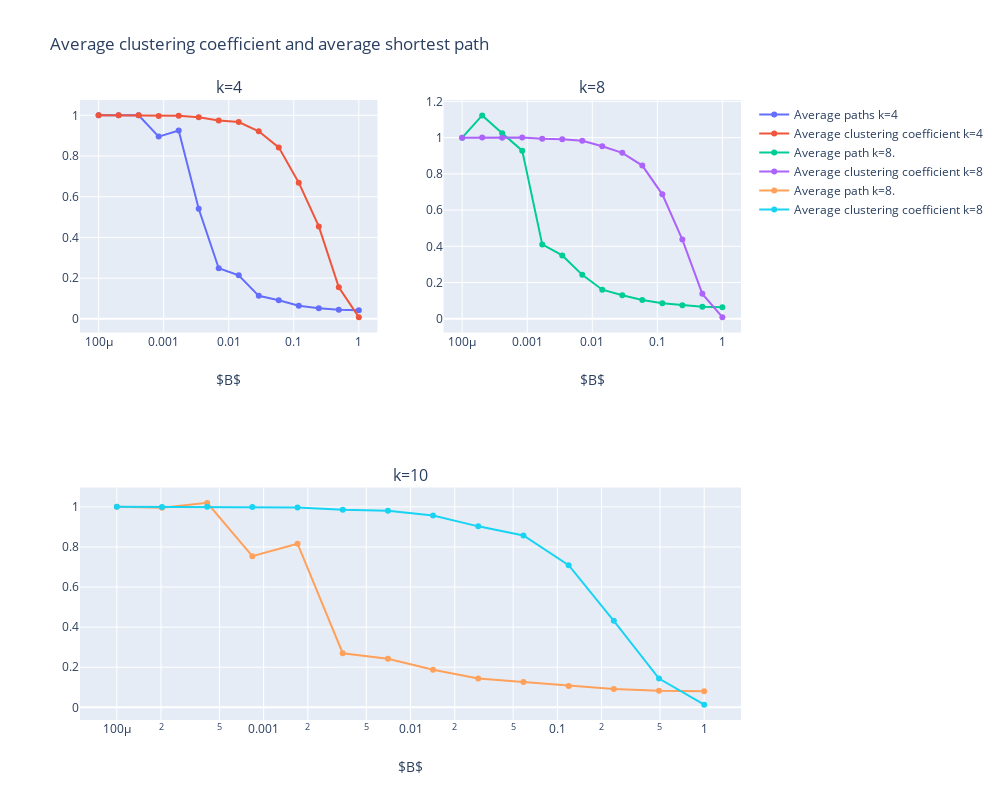

Write notebook code for a chart like this one.
### Code cell
fig = make_subplots(
    rows=2, cols=2,
    specs=[[{}, {}],
           [{"colspan": 2}, None]],
    subplot_titles=("k=4","k=8", "k=10")

)

fig.add_trace(
    trace1,
    row=1, col=1
)
fig.add_trace(
    trace2,
    row=1, col=1
)
fig.add_trace(
    trace3,
    row=1, col=2
)
fig.add_trace(
    trace4,
    row=1, col=2
)
fig.add_trace(
    trace5,
    row=2, col=1
)
fig.add_trace(
    trace6,
    row=2, col=1
)
fig.update_xaxes(type="log", title_text="$B$")
fig.update_xaxes(type="log", title_text="$B$")
fig.update_xaxes(type="log", title_text="$B$")
fig.update_layout(title_text="Average clustering coefficient and average shortest path", height=800, width=1000)
fig.show()

### Figure 1 — Plotly figure (JSON) as saved in the notebook; plotly's stock layout.template omitted (floating-point values rounded to 4 significant figures)
{"data": [{"mode": "lines+markers", "name": "Average paths k=4", "type": "scatter", "x": [0.0001, 0.0002031, 0.0004125, 0.0008377, 0.001701, 0.003455, 0.007017, 0.01425, 0.02894, 0.05878, 0.1194, 0.2424, 0.4924, 1], "xaxis": "x", "y": [1, 1, 1, 0.8957, 0.9253, 0.541, 0.2487, 0.2137, 0.1131, 0.09111, 0.06437, 0.05249, 0.04475, 0.04248], "yaxis": "y"}, {"mode": "lines+markers", "name": "Average clustering coefficient k=4", "type": "scatter", "x": [0.0001, 0.0002031, 0.0004125, 0.0008377, 0.001701, 0.003455, 0.007017, 0.01425, 0.02894, 0.05878, 0.1194, 0.2424, 0.4924, 1], "xaxis": "x", "y": [1, 1, 1, 0.9972, 0.9979, 0.9903, 0.9752, 0.9675, 0.9219, 0.8427, 0.6694, 0.4542, 0.155, 0.008557], "yaxis": "y"}, {"mode": "lines+markers", "name": "Average path k=8.", "type": "scatter", "x": [0.0001, 0.0002031, 0.0004125, 0.0008377, 0.001701, 0.003455, 0.007017, 0.01425, 0.02894, 0.05878, 0.1194, 0.2424, 0.4924, 1], "xaxis": "x2", "y": [1, 1.123, 1.024, 0.9281, 0.4103, 0.3497, 0.2424, 0.1604, 0.1297, 0.104, 0.08603, 0.07389, 0.06593, 0.06365], "yaxis": "y2"}, {"mode": "lines+markers", "name": "Average clustering coefficient k=8", "type": "scatter", "x": [0.0001, 0.0002031, 0.0004125, 0.0008377, 0.001701, 0.003455, 0.007017, 0.01425, 0.02894, 0.05878, 0.1194, 0.2424, 0.4924, 1], "xaxis": "x2", "y": [1, 1.001, 0.9996, 1.0, 0.9944, 0.9917, 0.9831, 0.9522, 0.916, 0.8456, 0.6869, 0.4373, 0.1374, 0.009018], "yaxis": "y2"}, {"mode": "lines+markers", "name": "Average path k=8.", "type": "scatter", "x": [0.0001, 0.0002031, 0.0004125, 0.0008377, 0.001701, 0.003455, 0.007017, 0.01425, 0.02894, 0.05878, 0.1194, 0.2424, 0.4924, 1], "xaxis": "x3", "y": [1, 0.9959, 1.02, 0.7539, 0.8163, 0.2699, 0.242, 0.187, 0.1434, 0.1257, 0.1061, 0.09116, 0.08302, 0.08008], "yaxis": "y3"}, {"mode": "lines+markers", "name": "Average clustering coefficient k=8", "type": "scatter", "x": [0.0001, 0.0002031, 0.0004125, 0.0008377, 0.001701, 0.003455, 0.007017, 0.01425, 0.02894, 0.05878, 0.1194, 0.2424, 0.4924, 1], "xaxis": "x3", "y": [1, 0.9999, 1, 0.9996, 0.9972, 0.9855, 0.9807, 0.9571, 0.9028, 0.857, 0.7091, 0.4314, 0.1434, 0.01335], "yaxis": "y3"}], "layout": {"annotations": [{"font": {"size": 16}, "showarrow": false, "text": "k=4", "x": 0.225, "xanchor": "center", "xref": "paper", "y": 1, "yanchor": "bottom", "yref": "paper"}, {"font": {"size": 16}, "showarrow": false, "text": "k=8", "x": 0.775, "xanchor": "center", "xref": "paper", "y": 1, "yanchor": "bottom", "yref": "paper"}, {"font": {"size": 16}, "showarrow": false, "text": "k=10", "x": 0.5, "xanchor": "center", "xref": "paper", "y": 0.375, "yanchor": "bottom", "yref": "paper"}], "height": 800, "title": {"text": "Average clustering coefficient and average shortest path"}, "width": 1000, "xaxis": {"anchor": "y", "autorange": true, "domain": [0, 0.45], "range": [-4.288, 0.2882], "title": {"text": "$B$"}, "type": "log"}, "xaxis2": {"anchor": "y2", "autorange": true, "domain": [0.55, 1], "range": [-4.288, 0.2882], "title": {"text": "$B$"}, "type": "log"}, "xaxis3": {"anchor": "y3", "autorange": true, "domain": [0, 1], "range": [-4.251, 0.2514], "title": {"text": "$B$"}, "type": "log"}, "yaxis": {"anchor": "x", "autorange": true, "domain": [0.625, 1], "range": [-0.067, 1.076], "type": "linear"}, "yaxis2": {"anchor": "x2", "autorange": true, "domain": [0.625, 1], "range": [-0.07587, 1.208], "type": "linear"}, "yaxis3": {"anchor": "x3", "autorange": true, "domain": [0, 0.375], "range": [-0.06336, 1.097], "type": "linear"}}}
